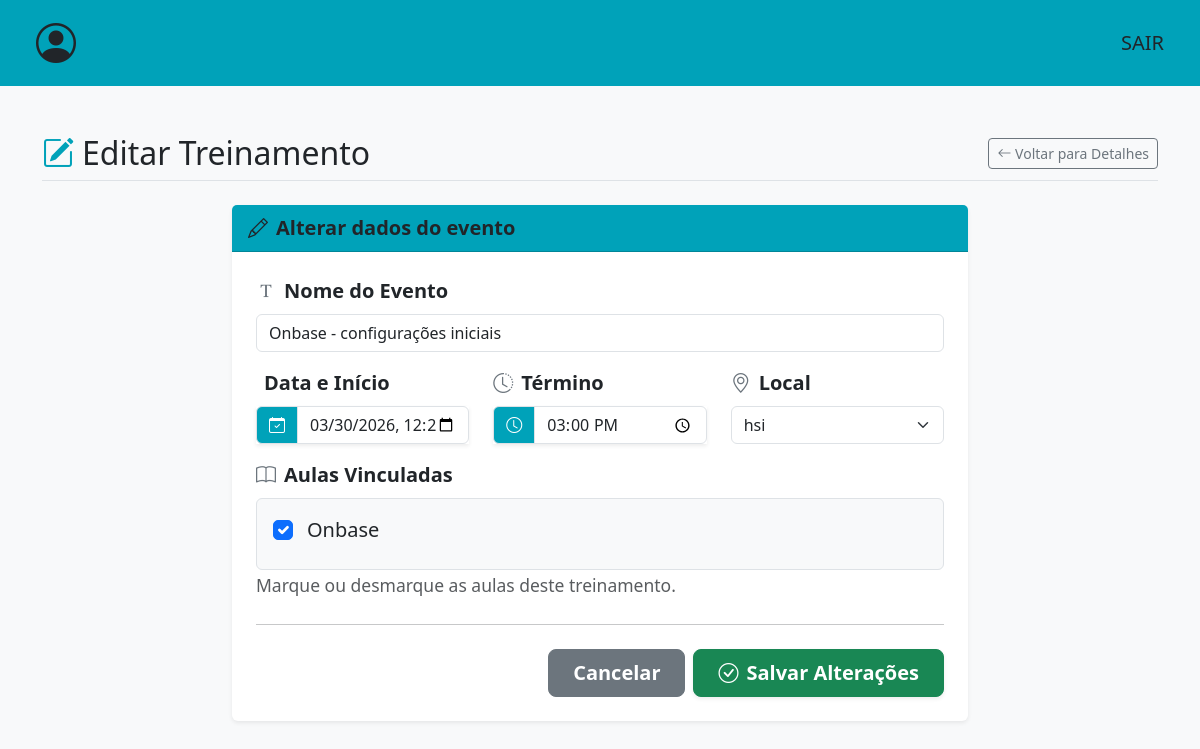
Page /editar-treinamento/1/ (signed in) on the earlier database version.
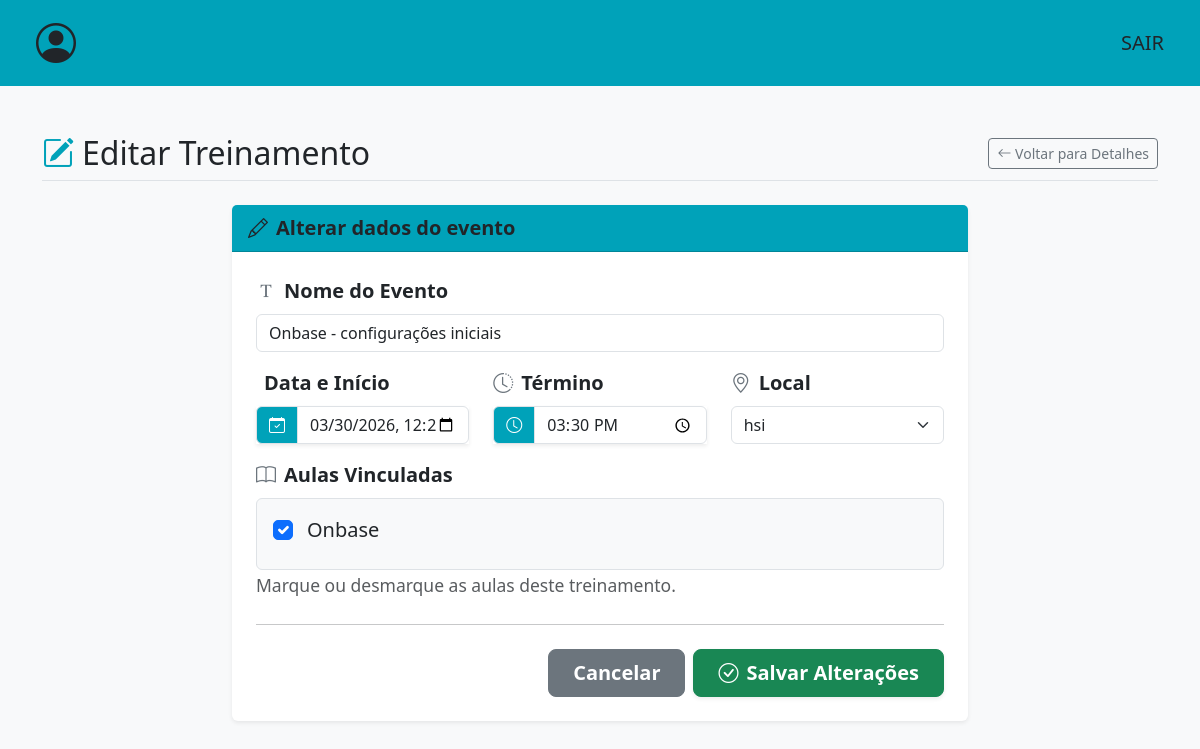
Same page on the later database version.
### events/models.py (models this page shows, shortened)
class Treinamento(models.Model):
    opcoes_local = [
        ("AUDITORIO HSI","hsi"),
        ("AUDITORIO ADM CENTRAL","pupileira"),
    ]
    opcoes_status = [
        ("FINALIZADO","finalizado"),
        ("CANCELADO","cancelado"),
        ("MARCADO","marcado"),
        ("ANDAMENTO","andamento")
    ]
    nm_evento = models.CharField(max_length=100)
    data = models.DateTimeField()
    local = models.CharField(max_length=50,choices=opcoes_local)
    status = models.CharField(max_length=50,choices=opcoes_status)
    participantes = models.JSONField(default=list,blank=True)
    aulas = models.ManyToManyField(Aula, related_name='aulas')
    horario_final = models.TimeField(null=True,blank=True)
    usuario_cadastrante = models.ForeignKey(User, on_delete=models.CASCADE,null=True,blank=True)

### events/views.py (the view)
# urls.py: path('editar-treinamento/<int:treinamento_id>/',editar_treinamento,name='editar-treinamento'),
@login_required(login_url="login/")
def editar_treinamento(request,treinamento_id):
    treinamento = Treinamento.objects.get(id=treinamento_id)
    validar_permissoes = validar_permissoes_usuario(request,treinamento,f'{request.user.first_name}, você não tem permissão para editar evento')
    if validar_permissoes:
        return validar_permissoes
    if request.method == 'POST':
        form = CriarEventoForm(request.POST, instance=treinamento)
        if form.is_valid():
            form.save()
            messages.success(request, 'Treinamento atualizado com sucesso!')
            return redirect('conferir-treinamento', treinamento_id=treinamento.id)
        else:
            if 'horario_final' in form.errors:
                messages.error(request, 'Atenção: O Horário de Término é obrigatório!')
            else:
                messages.error(request, 'Atenção: Verifique os campos preenchidos.')
    else:
        form = CriarEventoForm(instance=treinamento)
    return render(request, 'events/editar-treinamento.html', {'form': form, 'treinamento': treinamento})

### events/forms.py
class CriarEventoForm(forms.ModelForm):
    class Meta:
        model = Treinamento
        fields = ['nm_evento', 'data', 'local', 'aulas','horario_final']
        widgets = {
            'nm_evento': forms.TextInput(attrs={'class': 'form-control', 'placeholder': 'Ex: Treinamento de Integração'}),
            'data': forms.DateTimeInput(format='%Y-%m-%dT%H:%M',attrs={'type': 'datetime-local', 'class': 'form-control'}),
            'local': forms.Select(attrs={'class': 'form-select'}),
            'aulas': forms.CheckboxSelectMultiple(attrs={'class': 'form-check-input'}),
            'horario_final': forms.TimeInput(format='%H:%M',attrs={'type':'time','class': 'form-control','min':'00:05'}),
        }
    def __init__(self, *args, **kwargs):
        super().__init__(*args, **kwargs)
        self.fields['data'].required = True
        self.fields['horario_final'].required = True

### events/models.py (called while the page is built)
    def __str__(self):
        return self.nm_aula

### templates/events/editar-treinamento.html (shortened to what the changed rows need)
<!DOCTYPE html>
<html lang="pt-br">
<head>
    <link href="https://cdn.jsdelivr.net/npm/bootstrap@5.3.2/dist/css/bootstrap.min.css" rel="stylesheet">
    <link href="https://cdn.jsdelivr.net/npm/bootstrap-icons@1.11.1/font/bootstrap-icons.css" rel="stylesheet">
    <link rel="stylesheet" href="https://cdn.jsdelivr.net/npm/flatpickr/dist/flatpickr.min.css">
    <link rel="stylesheet" type="text/css" href="https://npmcdn.com/flatpickr/dist/themes/airbnb.css">
</head>
<body class="bg-light">
    <div class="container mt-5">
        <div class="d-flex justify-content-between align-items-center mb-4 border-bottom pb-2">
            <h2 class="m-0"><i class="bi bi-pencil-square text-custom-teal me-2"></i>Editar Treinamento</h2>
        </div>
        <div class="row justify-content-center">
            <div class="col-md-8">
                <div class="card shadow-sm border-0">
                    <div class="card-body p-4 fs-5">
                        <form method="POST" novalidate>
                            <div class="mb-3">
                                <label class="form-label fw-bold"><i class="bi bi-fonts me-2 text-secondary"></i>Nome do Evento</label>
                                {{ form.nm_evento }}
                            </div>
                            <div class="row">
                                <div class="col-md-4 mb-3">
                                    <div class="input-group shadow-sm">
                                        <span class="input-group-text bg-custom-teal text-white border-custom-teal">
                                            <i class="bi bi-calendar-check"></i>
                                        </span>
                                        {{ form.data }}
                                    </div>
                                </div>
                                <div class="col-md-4 mb-3">
                                    <div class="input-group shadow-sm">
                                        <span class="input-group-text bg-custom-teal text-white border-custom-teal">
                                            <i class="bi bi-clock"></i>
                                        </span>
                                        {{ form.horario_final }}
                                    </div>
                                </div>
                                <div class="col-md-4 mb-3">
                                    <label class="form-label fw-bold"><i class="bi bi-geo-alt me-2 text-secondary"></i>Local</label>
                                    {{ form.local }}
                                </div>
                            </div>
                        </form>
                    </div>
                </div>
            </div>
        </div>
    </div>
</body>
</html>

Differences in the rows shown:
changed Treinamento "Onbase - configurações iniciais": horario_final "15:00" → "15:30"
